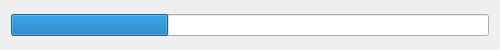
<?xml version="1.0" encoding="UTF-8"?>
<ui version="4.0">
 <class>ProgBar</class>
 <widget class="QWidget" name="ProgBar">
  <property name="geometry">
   <rect>
    <x>0</x>
    <y>0</y>
    <width>500</width>
    <height>50</height>
   </rect>
  </property>
  <property name="sizePolicy">
   <sizepolicy hsizetype="Fixed" vsizetype="Fixed">
    <horstretch>0</horstretch>
    <verstretch>0</verstretch>
   </sizepolicy>
  </property>
  <property name="minimumSize">
   <size>
    <width>500</width>
    <height>50</height>
   </size>
  </property>
  <property name="maximumSize">
   <size>
    <width>500</width>
    <height>50</height>
   </size>
  </property>
  <property name="font">
   <font>
    <family>Arial</family>
   </font>
  </property>
  <property name="cursor">
   <cursorShape>ArrowCursor</cursorShape>
  </property>
  <property name="windowTitle">
   <string>Reading data, please wait</string>
  </property>
  <property name="locale">
   <locale language="English" country="Canada"/>
  </property>
  <layout class="QVBoxLayout" name="verticalLayout">
   <item>
    <widget class="QProgressBar" name="progressBar">
     <property name="value">
      <number>33</number>
     </property>
     <property name="textVisible">
      <bool>false</bool>
     </property>
    </widget>
   </item>
  </layout>
 </widget>
 <resources/>
 <connections/>
</ui>
